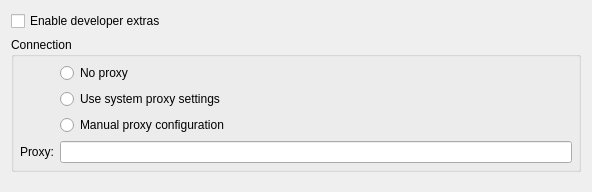
<?xml version="1.0" encoding="UTF-8"?>
<ui version="4.0">
 <class>BrowserWidget</class>
 <widget class="QWidget" name="BrowserWidget">
  <property name="geometry">
   <rect>
    <x>0</x>
    <y>0</y>
    <width>592</width>
    <height>192</height>
   </rect>
  </property>
  <property name="windowTitle">
   <string>Browser</string>
  </property>
  <layout class="QVBoxLayout" name="verticalLayout">
   <item>
    <widget class="QCheckBox" name="checkBoxDeveloperExtras">
     <property name="text">
      <string>Enable developer extras</string>
     </property>
    </widget>
   </item>
   <item>
    <widget class="QGroupBox" name="groupBox">
     <property name="title">
      <string>Connection</string>
     </property>
     <layout class="QFormLayout" name="formLayout">
      <property name="fieldGrowthPolicy">
       <enum>QFormLayout::AllNonFixedFieldsGrow</enum>
      </property>
      <property name="margin">
       <number>6</number>
      </property>
      <item row="4" column="0">
       <widget class="QLabel" name="labelProxy">
        <property name="text">
         <string>Proxy:</string>
        </property>
       </widget>
      </item>
      <item row="4" column="1">
       <widget class="QLineEdit" name="lineEditProxy"/>
      </item>
      <item row="2" column="1">
       <widget class="QRadioButton" name="radioButtonManualProxy">
        <property name="text">
         <string>Manual proxy configuration</string>
        </property>
       </widget>
      </item>
      <item row="1" column="1">
       <widget class="QRadioButton" name="radioButtonSystemProxy">
        <property name="text">
         <string>Use system proxy settings</string>
        </property>
       </widget>
      </item>
      <item row="0" column="1">
       <widget class="QRadioButton" name="radioButtonNoProxy">
        <property name="text">
         <string>No proxy</string>
        </property>
       </widget>
      </item>
     </layout>
    </widget>
   </item>
   <item>
    <spacer name="verticalSpacer">
     <property name="orientation">
      <enum>Qt::Vertical</enum>
     </property>
     <property name="sizeHint" stdset="0">
      <size>
       <width>20</width>
       <height>15</height>
      </size>
     </property>
    </spacer>
   </item>
  </layout>
 </widget>
 <resources/>
 <connections/>
</ui>
